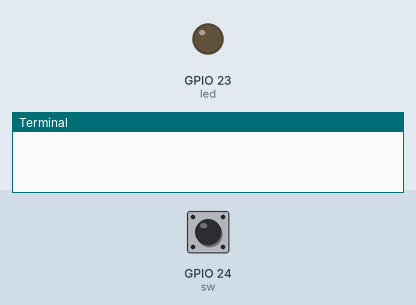
Simulated run of this program. Board: Raspberry Pi (BCM pin numbers). Parts: output pins drawn as LEDs (lit = HIGH), the last lines printed to the terminal. The test bench sets the inputs (shaded band); at power-on: GPIO 24 (sw) LOW.

Above: at 1.2 s.
1.3 s: GPIO 24 (sw) pulled HIGH for 0.15 s
At 1.6 s:
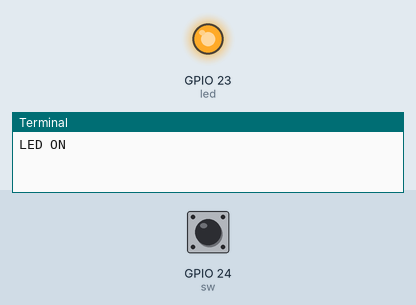
2.9 s: GPIO 24 (sw) pulled HIGH for 1 s
At 4.0 s:
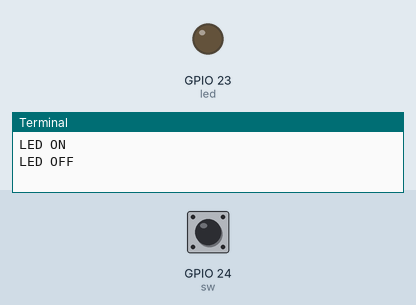
5.4 s: GPIO 24 (sw) pulled HIGH for 3.2 s
At 5.9 s:
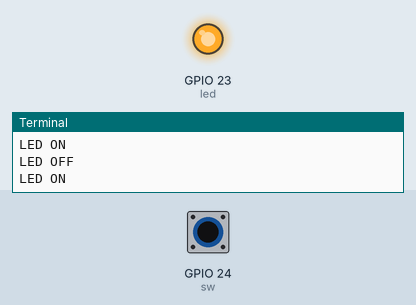
Timing chart, 0 to 8.4 s (numbered marks = the images above; inputs shaded):
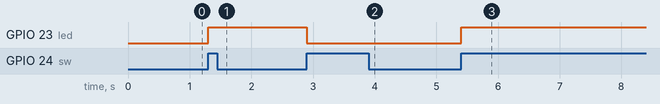

The program:

interrupt.py
```python
#interrupt Test..
import RPi.GPIO as GPIO
import time

ledFlag = False
led = 23
sw = 24

GPIO.setmode(GPIO.BCM)
GPIO.setup(led, GPIO.OUT)
GPIO.setup(sw, GPIO.IN, pull_up_down=GPIO.PUD_DOWN)

def ledBlink(channel):
	global ledFlag
	if ledFlag == False:
		GPIO.output(led, True)
		ledFlag = True
		print("LED ON")
	else:
		GPIO.output(led, False)
		ledFlag = False
		print("LED OFF")
GPIO.add_event_detect(sw, GPIO.RISING, callback=ledBlink, bouncetime=300)

try:
	while True:
		pass
except KeyboardInterrupt:
	GPIO.cleanup()
```

Measured:
- after the input at 1.3 s, GPIO 23 (led): LOW → HIGH at once
- after the input at 2.9 s, GPIO 23 (led): HIGH → LOW at once
- after the input at 5.4 s, GPIO 23 (led): LOW → HIGH at once
